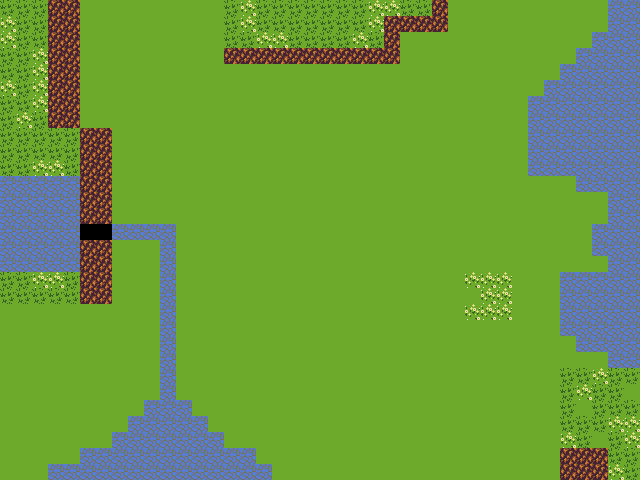

A level layout from a 2D game, rendered from its tile map. Below: a short description, then the map file with tile-grid data replaced by summaries:
An orthogonal 40x30 tile map with 16x16 px tiles, 1 tile layer (terrain), 7 hidden layers not drawn.

<map version="1.0" orientation="orthogonal" renderorder="right-down" width="40" height="30" tilewidth="16" tileheight="16" nextobjectid="1">
 <tileset firstgid="1" name="Tiny16" tilewidth="16" tileheight="16" tilecount="256" columns="16">
  <image source="../spritesheets/Tiny16.png" width="256" height="256" />
 </tileset>
 <layer name="terrain" width="40" height="30">
  <data>[1200 cells, 1198 non-empty, 5 distinct tile ids]</data>
 </layer>
 <layer name="path" width="40" height="30" visible="0">
  <data>[1200 cells, 130 non-empty, 13 distinct tile ids]</data>
 </layer>
 <layer name="walls" width="40" height="30" visible="0">
  <data>[1200 cells, 39 non-empty, 9 distinct tile ids]</data>
 </layer>
 <layer name="water" width="40" height="30" visible="0">
  <data>[1200 cells, 185 non-empty, 2 distinct tile ids]</data>
 </layer>
 <layer name="vegetation" width="40" height="30" visible="0">
  <data>[1200 cells, 191 non-empty, 8 distinct tile ids]</data>
 </layer>
 <layer name="border" width="40" height="30" visible="0">
  <data>[1200 cells, 156 non-empty, 6 distinct tile ids]</data>
 </layer>
 <layer name="objects" width="40" height="30" visible="0">
  <data>[1200 cells, 18 non-empty, 8 distinct tile ids]</data>
 </layer>
 <layer name="people" width="40" height="30" visible="0">
  <data>[1200 cells, 1 non-empty, 1 distinct tile ids]</data>
 </layer>
</map>
